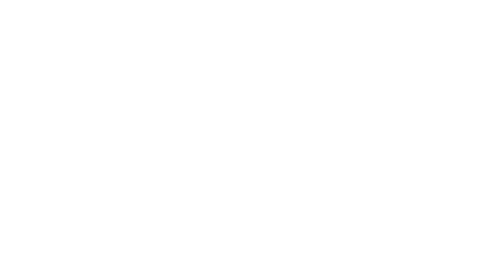
Frame 1 (no input)
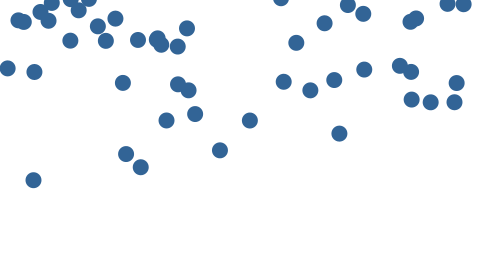
Frame 60 (the mouse pressed at the canvas centre just before this capture)
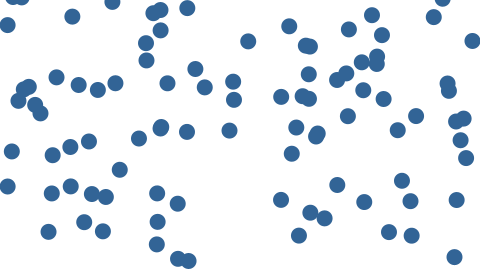
Frame 120 (the mouse held since frame 60 and released just before this capture)

The Processing sketch that drew these frames (run headless with seeded random() and noise(); from frame 60 on, the mouse is pressed at the canvas centre):

// Processing sketch: example_10_07_many_drops
// ── example_10_07_many_drops.pde
// Learning Processing
// Daniel Shiffman
// http://www.learningprocessing.com

// Example 10-7: Drops one at a time

// An array of drops
Drop[] drops = new Drop[1000];

// New variable to keep track of total number of drops we want to use!
int totalDrops = 0;

void setup() {
  size(480, 270);
}

void draw() {
  background(255);

  // Initialize one drop
  drops[totalDrops] = new Drop();

  // Increment totalDrops
  totalDrops++ ;

  // If we hit the end of the array
  if (totalDrops >= drops.length) {
    totalDrops = 0; //Start over
  }

  // Move and display drops
  for (int i = 0; i < totalDrops; i++ ) { // New! We no longer move and display all drops, but rather only the “totalDrops” that are currently present in the game.
    drops[i].move();
    drops[i].display();
  }
}


// ── Drop.pde
// Learning Processing
// Daniel Shiffman
// http://www.learningprocessing.com

// Example 10-7: Drops one at a time

class Drop {

  float x, y;   // Variables for location of raindrop
  float speed; // Speed of raindrop
  color c;
  float r;     // Radius of raindrop

  Drop() {
    r = 8;                 // All raindrops are the same size
    x = random(width);     // Start with a random x location
    y = -r*4;              // Start a little above the window
    speed = random(1, 5);   // Pick a random speed
    c = color(50, 100, 150); // Color
  }

  // Move the raindrop down
  void move() {
    // Increment by speed
    y += speed;
  }

  // Check if it hits the bottom
  boolean reachedBottom() {
    // If we go a little beyond the bottom
    if (y > height + r*4) { 
      return true;
    } else {
      return false;
    }
  }

  // Display the raindrop
  void display() {
    // Display the drop
    fill(c);
    noStroke();
    ellipse(x, y, r*2, r*2);
  }

  // If the drop is caught
  void caught() {
    // Stop it from moving by setting speed equal to zero
    speed = 0; 
    // Set the location to somewhere way off-screen
    y = -1000;
  }
}
